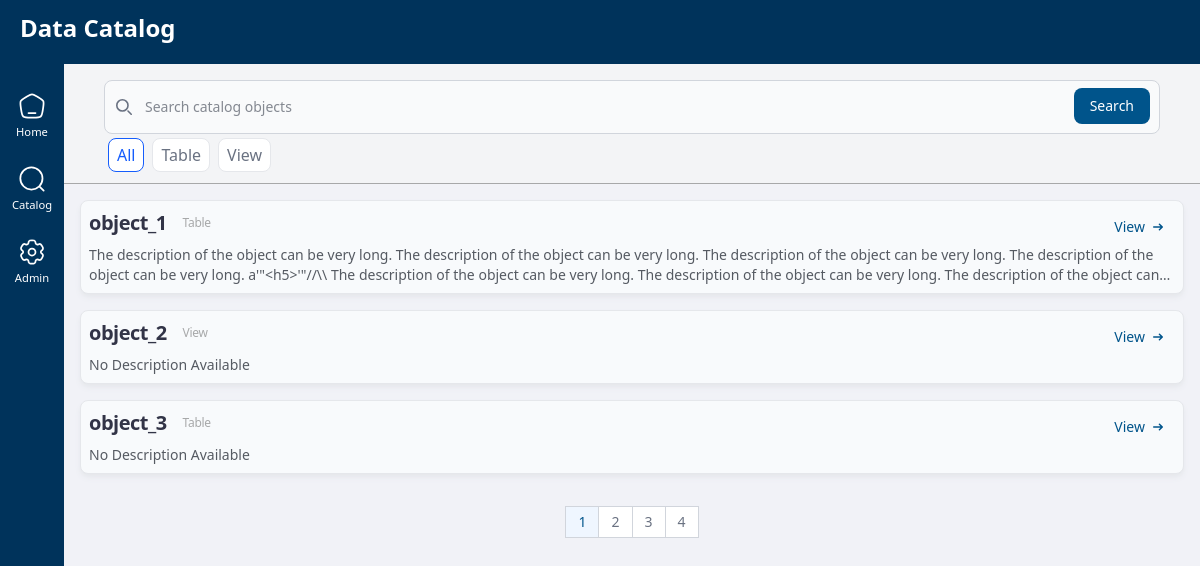
Page /catalog/ on the committed database.
### catalog/models.py (models this page shows, shortened)
class Objects(models.Model):
    object_type = models.ForeignKey(ObjectTypes, on_delete=models.CASCADE)
    object_name = models.CharField("name", max_length=200)
    description = models.CharField(max_length=2000, null=True, blank=True)
    md = MDTextField(null=True, blank=True)
    class Meta:
        verbose_name = "Objects"
        verbose_name_plural = "Objects"
        constraints = [
            UniqueConstraint(
                fields=["object_type", "object_name"],
                name="unique_object"
            )
        ]

class ObjectTypes(models.Model):
    type_name = models.CharField("name", max_length=50, unique=True)
    class Meta:
        verbose_name = "Object Types"
        verbose_name_plural = "Object Types"

### catalog/views.py (the view)
# urls.py: path("", views.index, name="index"),
def index(request):
    RESULTS_PER_PAGE = 3
    context = {}
    query = ""
    filter = "-1"
    print("query: ", request.GET.get('q'))
    print("page: ", request.GET.get('page'))
    print("filter: ", request.GET.get('filter'))
    if request.GET:
        query = request.GET.get('q', '')
        context['query'] = str(query)
    if request.GET:
        filter = request.GET.get('filter', '-1')
        context['filter'] = str(filter)
    object_list = Objects \
        .objects \
        .filter(object_name__icontains=f"{query}") \
        .select_related('object_type') \
    if filter != "-1":
        object_list = object_list.filter(object_type=filter)
    object_list = object_list.order_by("id")
    page = request.GET.get('page', 1)
    paginator = Paginator(object_list, RESULTS_PER_PAGE)
    try:
        page_obj = paginator.page(page)
    except PageNotAnInteger:
        page_obj = paginator.page(1)
    except EmptyPage:
        page_obj = paginator.page(paginator.num_pages)
    context['page_obj'] = page_obj
    context['page_range'] = paginator.get_elided_page_range(number=page, on_each_side=1, on_ends=1)
    object_types = ObjectTypes.objects.all()
    context["object_types"] = object_types
    return render(request, "catalog/index.html", context)

### catalog/templates/catalog/index.html (shortened to what this page needs)
{% extends 'base.html' %}
{% block content %}
					<li class="p-1">
						<label for="filter-all" class="inline-flex items-center justify-between p-2 py-1 text-center text-gray-500 bg-white border border-gray-200 rounded-lg cursor-pointer peer-checked:border-blue-600 peer-checked:text-blue-600 hover:text-gray-800 hover:bg-gray-200 hover:border-gray-300">All</label>
					</li>
{% if page_obj %}
<div class="grid grid-cols-1 gap-4 p-4 place-items-center">
	{% for object in page_obj %}
		<div class="p-2 bg-visualbg-benchmark border border-gray-200 rounded-lg shadow-md shadow-gray-200 w-full md:max-w-7xl">
			<div class="flex justify-between">
				<div class="flex justify-start gap-3 mb-2">
					<span class="text-xl font-bold tracking-tight text-text-benchmark">{{ object.object_name }}</span>
					<span class="inline-flex items-center px-1 my-0 text-xs tracking-tight text-gray2-benchmark">{{ object.object_type.type_name}}</span>
				</div>
				<a href="{% url 'catalog:detail' object.id %}" class="inline-flex items-center px-3 py-2 text-sm font-medium text-center text-blue-benchmark cursor-pointer">
					View
					<svg class="w-2.5 h-2.5 ms-2 stroke-blue-benchmark" xmlns="http://www.w3.org/2000/svg" fill="none" viewBox="0 0 14 10">
						<path stroke-linecap="round" stroke-linejoin="round" stroke-width="2" d="M1 5h12m0 0L9 1m4 4L9 9"/>
					</svg>
				</a>
			</div>
			<p class="font-normal text-sm text-gray4-benchmark line-clamp-2">{% if object.description %} {{ object.description }} {% else %}No Description Available{% endif %}</p>
		</div>
	{% endfor %}
</div>
{% endif %}
<div class="grid grid-cols-1 gap-4 p-4 place-items-center">
	<nav class="align-center">
		<ul class="inline-flex -space-x-px text-sm">
			{% for i in page_range %}
				{% if page_obj.number == i %}
					<li>
						<a href="#" aria-current="page" class="flex items-center justify-center px-3 h-8 text-blue-benchmark border border-gray-300 bg-blue-50 hover:bg-blue-100 hover:text-blue-700">{{ page_obj.number }}</a>
					</li>
				{% elif i == "…" %}
					<li>
						<p class="flex items-center justify-center px-3 h-8 leading-tight text-gray-500 bg-white border border-gray-300">…</a>
					</li>
				{% else %}
					<li>
						<a href="?{% if query %}q={{ query }}&{% endif %}page={{ i }}" class="flex items-center justify-center px-3 h-8 leading-tight text-gray-500 bg-white border border-gray-300 hover:bg-gray-100 hover:text-gray-700">{{ i }}</a>
					</li>
				{% endif %}
			{% endfor %}
		</ul>
	</nav>
</div>
{% endblock %}

### templates/base.html (shortened to what this page needs)
{% load static %}
<!DOCTYPE html>
<html>
<head>
			{% block content %}
			{% endblock %}
</body>
</html>

### rows in the picture
Objects: object_name "object_1", object_type.type_name "Table", description "The description of the object can be very long. The description of the object can be very long. The description of the object can be very long. The description of the object can be very long. a'\"<h5>'\"//\\\\ The description of the object can be very long. The description of the object can be very long. The description of the object…"
Objects: object_name "object_2", object_type.type_name "View", shows "No Description Available"
Objects: object_name "object_3", object_type.type_name "Table", shows "No Description Available"

### other values in the picture
{{ page_obj.number }} "1"
{{ i }} "2" "3" "4"
